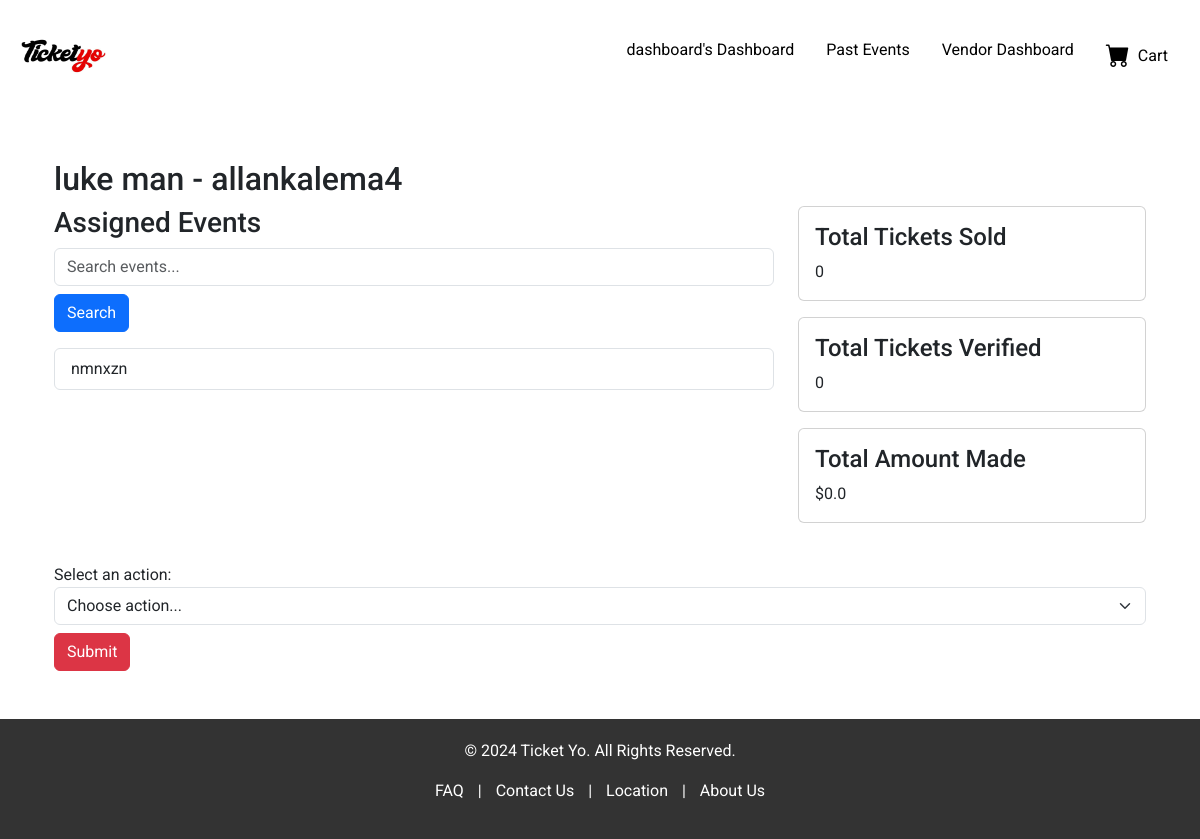
Screenshot of /pos/agent_detail/1/ (signed in) with the database file from the repository.
### vendors/models.py (models this page shows, shortened)
class Vendor(AbstractBaseUser, PermissionsMixin):
    username = models.CharField(max_length=30, unique=True)
    email = models.EmailField(unique=True)
    first_name = models.CharField(max_length=30)
    last_name = models.CharField(max_length=30)
    storename = models.CharField(max_length=50)
    store_phone = models.CharField(max_length=15)
    verification_code = models.CharField(max_length=6, null=True, blank=True)
    verification_code_created_at = models.DateTimeField(null=True, blank=True)
    is_active = models.BooleanField(default=True)
    is_admin = models.BooleanField(default=False)
    is_superuser = models.BooleanField(default=False)
    is_staff = models.BooleanField(default=False)
    is_vendor = models.BooleanField(default=True)
    objects = VendorManager()
    USERNAME_FIELD = 'username'
    REQUIRED_FIELDS = ['email', 'first_name', 'last_name', 'storename', 'store_phone']

### pos/models.py (models this page shows, shortened)
class POSAgent(models.Model):
    username = models.CharField(max_length=255, unique=True)
    first_name = models.CharField(max_length=100)
    last_name = models.CharField(max_length=100)
    email = models.EmailField(unique=True)
    vendor = models.ForeignKey(Vendor, on_delete=models.CASCADE, related_name='pos_agents')
    assigned_events = models.ManyToManyField(Event, related_name='assigned_agents')
    is_active = models.BooleanField(default=True)
    password = models.CharField(max_length=6)

### events/models.py (models this page shows, shortened)
class Event(models.Model):
    STATUS_CHOICES = [
        ('pending', 'Pending'),
        ('approved', 'Approved'),
        ('rejected', 'Rejected'),
    ]
    vendor = models.ForeignKey(Vendor, on_delete=models.CASCADE, related_name='events')
    poster = models.ImageField(upload_to='event_posters/')
    title = models.CharField(max_length=200)
    description = models.TextField()
    category = models.CharField(max_length=100)
    start_date = models.DateTimeField()
    end_date = models.DateTimeField(null=True, blank=True)
    venue_name = models.CharField(max_length=100)
    regular_price = models.DecimalField(max_digits=10, decimal_places=2)
    sale_price = models.DecimalField(max_digits=10, decimal_places=2, null=True, blank=True)
    tickets_available = models.PositiveIntegerField(null=True, blank=True)
    tickets_sold = models.PositiveIntegerField(default=0)
    status = models.CharField(max_length=10, choices=STATUS_CHOICES, default='pending')
    adminaction = models.ForeignKey(settings.AUTH_USER_MODEL, on_delete=models.SET_NULL, null=True, blank=True, editable=False)  # Stores the admin who approved/rejected

### pos/views.py (the view)
# urls.py: path('agent_detail/<int:agent_id>/', agent_detail, name='agent_detail'),
@login_required
def agent_detail(request, agent_id):
    agent = POSAgent.objects.get(id=agent_id)
    total_tickets_sold = 0  # Replace with actual logic to calculate total tickets sold
    total_tickets_verified = 0  # Replace with actual logic
    total_amount_made = 0.00  # Replace with actual logic
    search_query = request.GET.get('search_events', '')
    assigned_events = agent.assigned_events.all()
    if search_query:
        assigned_events = assigned_events.filter(title__icontains=search_query)
    context = {
        'agent': agent,
        'assigned_events': assigned_events,
        'search_query': search_query,
        'total_tickets_sold': total_tickets_sold,
        'total_tickets_verified': total_tickets_verified,
        'total_amount_made': total_amount_made,
    }
    return render(request, 'pos/agent_detail.html', context)

### templates/pos/agent_detail.html (shortened to what this page needs)
{% extends 'frontend/base.html' %}
{% block content %}
<div class="container mt-5">
    <h2>{{ agent.first_name }} {{ agent.last_name }} - {{ agent.username }}</h2>
    <div class="row">
        <div class="col-md-8">
            <h3>Assigned Events</h3>
            <form method="GET" class="mb-3">
                <input type="text" name="search_events" class="form-control" placeholder="Search events..." value="{{ search_query }}">
                <button type="submit" class="btn btn-primary mt-2">Search</button>
            </form>
            <ul class="list-group">
                {% for event in assigned_events %}
                <li class="list-group-item">{{ event.title }}</li>
                {% empty %}
                <li class="list-group-item">No events assigned</li>
                {% endfor %}
            </ul>
        </div>
        <div class="col-md-4">
            <div class="card mb-3">
                <div class="card-body">
                    <h4>Total Tickets Sold</h4>
                    <p class="card-text">{{ total_tickets_sold }}</p>
                </div>
            </div>
            <div class="card mb-3">
                <div class="card-body">
                    <h4>Total Tickets Verified</h4>
                    <p class="card-text">{{ total_tickets_verified }}</p>
                </div>
            </div>
            <div class="card mb-3">
                <div class="card-body">
                    <h4>Total Amount Made</h4>
                    <p class="card-text">${{ total_amount_made }}</p>
                </div>
            </div>
        </div>
    </div>
    <div class="mt-4">
        <label for="actionSelect">Select an action:</label>
        <form method="POST" action="{% url 'agent_action' agent.id %}">
            <select name="action" id="actionSelect" class="form-select" aria-label="Default select example">
                <option selected>Choose action...</option>
            </select>
            <button type="submit" class="btn btn-danger mt-2">Submit</button>
        </form>
    </div>
</div>
{% endblock %}

### templates/frontend/base.html (shortened to what this page needs)
{% load static %}
<!DOCTYPE html>
<html lang="en">
<head>
    <link href="https://cdn.jsdelivr.net/npm/bootstrap@5.3.0/dist/css/bootstrap.min.css" rel="stylesheet">
    <link rel="stylesheet" href="{% static 'frontend/styles.css' %}">
    <link href="https://cdn.jsdelivr.net/npm/bootstrap-icons@1.10.5/font/bootstrap-icons.css" rel="stylesheet">
</head>
<body>
<header id="main-header" class="header p-3 d-flex justify-content-between align-items-center">
    <div class="d-flex align-items-center">
        <div class="logo">
            <img src="{% static 'frontend/logo.jpg' %}" alt="Logo" style="height: 80px; width: 100px;">
        </div>
    </div>
    <nav>
        <ul class="nav">
            {% if user.is_authenticated %}
                <li class="nav-item">
                    <a href="{% url 'all_events' %}" class="nav-link text-black">{{ user.username }}'s Dashboard</a>
                </li>
            {% else %}
                <li class="nav-item">
                    <a href="{% url 'all_events' %}" class="nav-link text-black">Dashboard</a>
                </li>
            {% endif %}
            <li class="nav-item">
                <a href="{% url 'past_events' %}" class="nav-link text-black">Past Events</a>
            </li>
            {% if user.is_authenticated and user.is_vendor %}
                <li class="nav-item">
                    <a href="{% url 'dashboard' %}" class="nav-link text-black">Vendor Dashboard</a>
                </li>
            {% endif %}
            <li class="nav-item">
                <a href="{% url 'view_cart' %}" class="nav-link text-black d-flex align-items-center">
                    <i class="bi bi-cart-fill fs-4 me-2" style="color: black;"></i> Cart
                </a>
            </li>
        </ul>
    </nav>
</header>
    <div class="container main-content">
        {% block content %}{% endblock %}
    </div>
    <footer class="footer mt-5">
        <p>&copy; 2024 Ticket Yo. All Rights Reserved.</p>
        <p>
            <a href="#">FAQ</a> |
            <a href="#">Contact Us</a> |
            <a href="#">Location</a> |
            <a href="#">About Us</a>
        </p>
    </footer>
</body>
</html>

### static/frontend/styles.css (style rules this page uses)
body { font-family: 'Roboto', sans-serif; }
.header { background-color: white; color: white; }
.footer { background-color: #333; color: white; padding: 20px 0; text-align: center; }
.footer a { color: white; text-decoration: none; margin: 0 10px; }

### rows the page displays
Vendor: username "dashboard"
POSAgent: first_name "luke", last_name "man", username "allankalema4"
Event: title "nmnxzn"

### other values shown
{{ total_tickets_sold }} "0"
{{ total_tickets_verified }} "0"
{{ total_amount_made }} "0.0"
